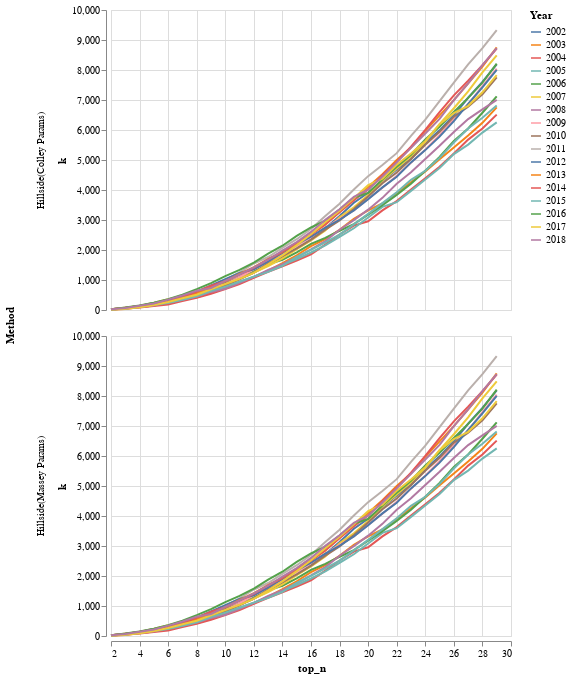

The code cell stored with this chart in its notebook:
### Code cell
import altair as alt
alt.Chart(graph_df).mark_line().encode(
    x='top_n',
    y='k',
    color='Year'
).facet(row='Method')

### Figure 1 — Vega-Lite specification as saved in the notebook (floating-point values rounded to 4 significant figures; data arrays with more than 128 entries replaced by an {"elided": "..."} marker saying what was removed)
{"config": {"view": {"continuousWidth": 400, "continuousHeight": 300}}, "data": {"name": "data-3a7c83531ca142ef94b8619adddd28ff"}, "facet": {"row": {"type": "nominal", "field": "Method"}}, "spec": {"mark": "line", "encoding": {"color": {"type": "nominal", "field": "Year"}, "x": {"type": "quantitative", "field": "top_n"}, "y": {"type": "quantitative", "field": "k"}}}, "$schema": "https://vega.github.io/schema/vega-lite/v4.8.1.json", "datasets": {"data-3a7c83531ca142ef94b8619adddd28ff": {"elided": "952 records"}}}
